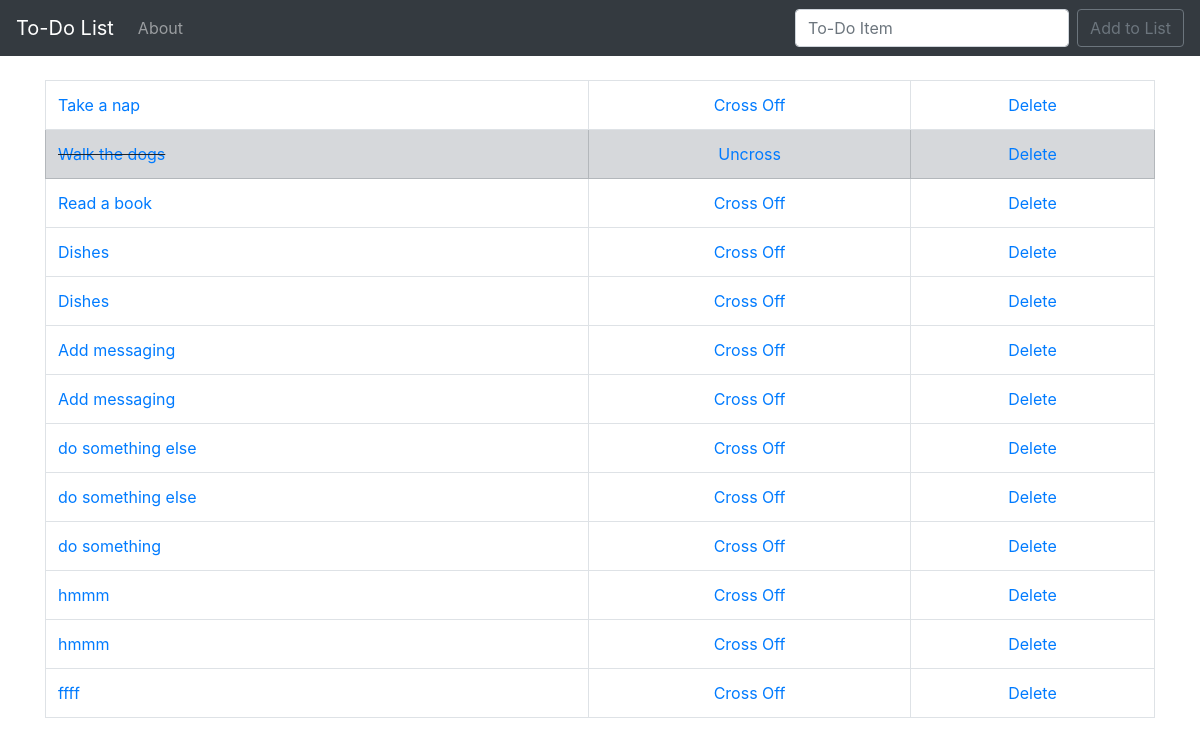
Before: / with the older database file.
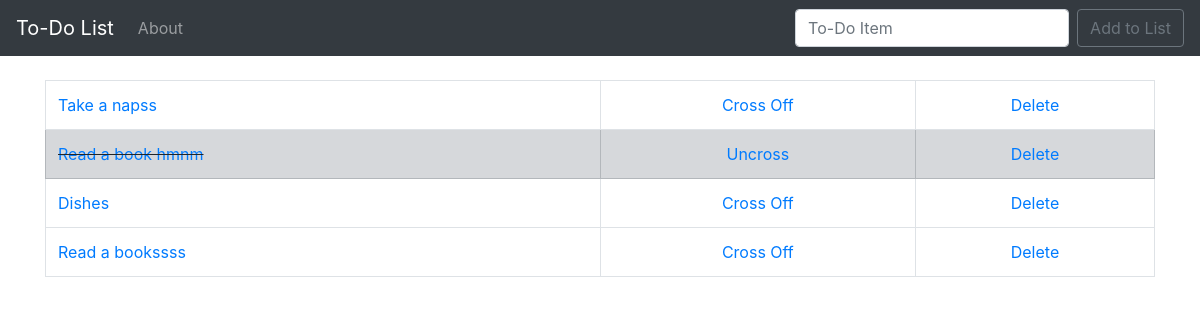
After: the same page with the newer database file.
### todo_list/models.py (models this page shows, shortened)
class List(models.Model):
  item = models.CharField(max_length=200)
  completed = models.BooleanField(default=False)

### todo_list/views.py (the view)
# urls.py: 2. Add a URL to urlpatterns:  path('', views.home, name='home')
def home(request):
  if request.method == 'POST':
    form = ListForm(request.POST or None)
    if form.is_valid():
      form.save()
      all_items = List.objects.all
      messages.success(request, ('Item has been added to list!'))
      return render(request, 'home.html', {'all_items': all_items})
  else:
    all_items = List.objects.all
    return render(request, 'home.html', {'all_items': all_items})

### todo_list/templates/home.html (shortened to what this page needs)
{% extends 'base.html' %}
{% block content %}
  {% if all_items %}
  <table class="table table-bordered">
    {% for item in all_items %}
      {% if item.completed %}
        <tr class="table-secondary">
          <td class="striker"><a href="{% url 'edit' item.id %}">{{ item.item }}</a></td>
          <td><center><a href="{% url 'uncross' item.id %}">Uncross</a></center></td>
          <td><center><a href="{% url 'delete' item.id %}">Delete</a></center></td>
        </tr>
      {% else %}
        <tr>
          <td><a href="{% url 'edit' item.id %}">{{ item.item }}</a></td>
          <td><center><a href="{% url 'cross_off' item.id %}">Cross Off</a></center></td>
          <td><center><a href="{% url 'delete' item.id %}">Delete</a></center></td>
        </tr>
      {% endif %}
    {% endfor %}
  </table>
  {% endif %}
{% endblock %}

### todo_list/templates/base.html (shortened to what this page needs)
{% load static %}
<!doctype html>
<html lang="en">
  <head>
    <link rel="stylesheet" href="https://stackpath.bootstrapcdn.com/bootstrap/4.4.1/css/bootstrap.min.css">
    <link rel="stylesheet" href="{% static 'css/styles.css' %}"
  </head>
  <body>
    <nav class="navbar navbar-expand-lg navbar-dark bg-dark">
      <a class="navbar-brand" href="{% url 'home' %}">To-Do List</a>
      <div class="collapse navbar-collapse" id="navbarSupportedContent">
        <ul class="navbar-nav mr-auto">
          <li class="nav-item">
            <a class="nav-link" href="{% url 'about' %}">About</a>
          </li>
        </ul>
        <form class="form-inline my-2 my-lg-0" method="POST">
          <input class="form-control mr-sm-2" type="search" placeholder="To-Do Item" aria-label="Search" name="item">
          <button class="btn btn-outline-secondary my-2 my-sm-0" type="submit">Add to List</button>
        </form>
      </div>
    </nav>
    <br>
    <div class="container">
    {% block content %}
    {% endblock %}
    </div>
  </body>
</html>

### static/css/styles.css (style rules this page uses)
.striker { text-decoration: line-through; }

Changed rows visible on the page:
removed List: item "Walk the dogs"
removed List: item "Dishes"
removed List: item "Add messaging"
removed List: item "Add messaging"
removed List: item "do something else"
removed List: item "do something else"
removed List: item "do something"
removed List: item "hmmm"
removed List: item "hmmm"
removed List: item "ffff"
changed List: item "Take a nap" → "Take a napss"
changed List: item "Read a book" → "Read a book hmnm"; completed "Cross Off" → "Uncross"
added List: item "Read a bookssss"
